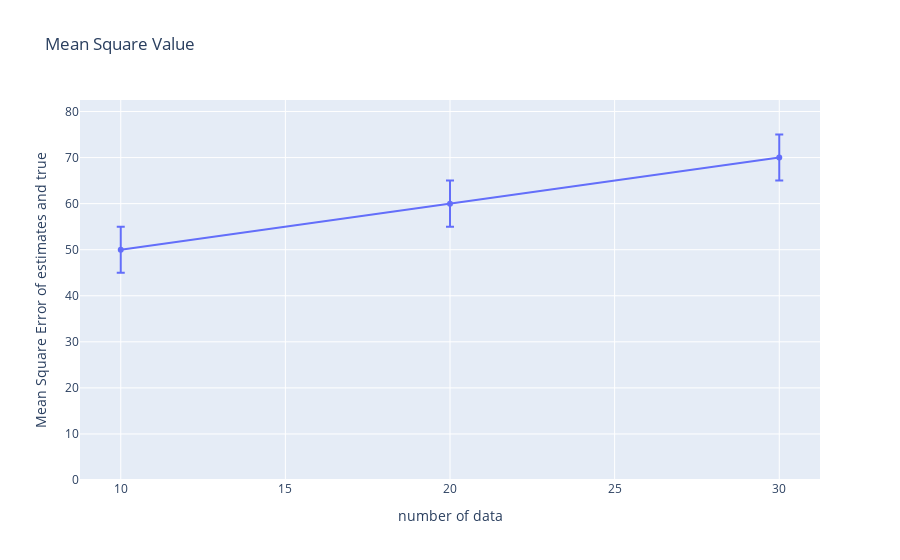

Source (notebook cell):
### Code cell
# common(show log-log scatter?)
def show_mse(num_data: List[int], mses: List[float], std_mses: List[float], title: str = "Mean Square Value"):
    trace = go.Scatter(
        x=num_data,
        y=mses,
        mode="lines+markers",
        error_y = dict(
            type="data",
            array=std_mses,
            visible=True
        ),
    )
    data = [trace]
    max_value = np.max(mses) + np.max(std_mses)
    layout = go.Layout(
        title=title,
        xaxis_title_text="number of data",
        yaxis_title_text="Mean Square Error of estimates and true",
        yaxis_range=[0, max_value * 1.1],
    )
    fig = go.Figure(data=data, layout=layout)
    fig.show()

show_mse([10,20,30], [50, 60, 70], [5, 5, 5])

### Figure 1 — Plotly figure (JSON) as saved in the notebook; plotly's stock layout.template omitted (floating-point values rounded to 4 significant figures)
{"data": [{"error_y": {"array": [5, 5, 5], "type": "data", "visible": true}, "mode": "lines+markers", "type": "scatter", "x": [10, 20, 30], "y": [50, 60, 70]}], "layout": {"title": {"text": "Mean Square Value"}, "xaxis": {"title": {"text": "number of data"}}, "yaxis": {"range": [0, 82.5], "title": {"text": "Mean Square Error of estimates and true"}}}}
